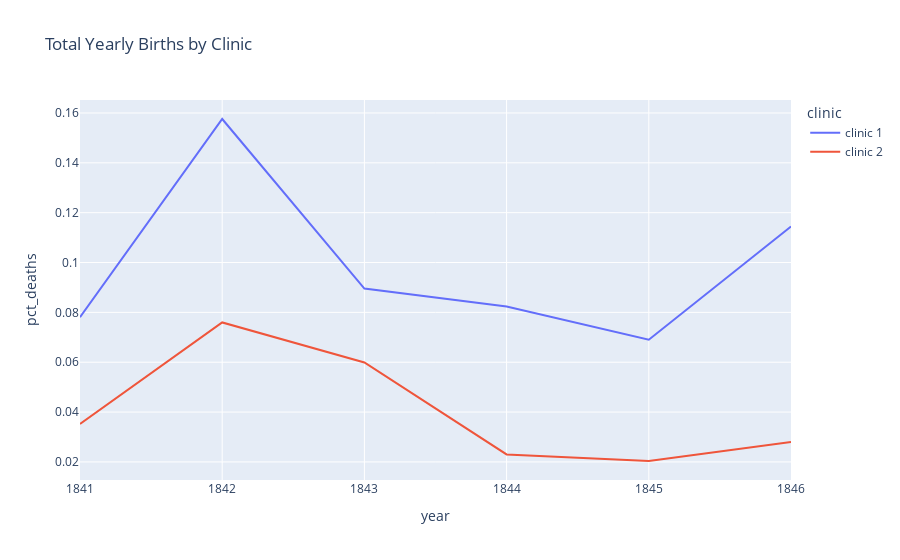

The code cell stored with this chart in its notebook:
### Markdown cell above
### Plotting the Proportion of Yearly Deaths by Clinic

### Code cell
line_chart = px.line(df_yearly, x="year", y="pct_deaths", color="clinic", title="Total Yearly Births by Clinic")
line_chart.show()

### Figure 1 — Plotly figure (JSON) as saved in the notebook; plotly's stock layout.template omitted (floating-point values rounded to 4 significant figures)
{"data": [{"hovertemplate": "clinic=clinic 1<br>year=%{x}<br>pct_deaths=%{y}<extra></extra>", "legendgroup": "clinic 1", "line": {"color": "#636efa", "dash": "solid"}, "marker": {"symbol": "circle"}, "mode": "lines", "name": "clinic 1", "orientation": "v", "showlegend": true, "type": "scatter", "x": [1841, 1842, 1843, 1844, 1845, 1846], "xaxis": "x", "y": [0.07806, 0.1576, 0.08954, 0.08236, 0.06901, 0.1145], "yaxis": "y"}, {"hovertemplate": "clinic=clinic 2<br>year=%{x}<br>pct_deaths=%{y}<extra></extra>", "legendgroup": "clinic 2", "line": {"color": "#EF553B", "dash": "solid"}, "marker": {"symbol": "circle"}, "mode": "lines", "name": "clinic 2", "orientation": "v", "showlegend": true, "type": "scatter", "x": [1841, 1842, 1843, 1844, 1845, 1846], "xaxis": "x", "y": [0.03522, 0.07597, 0.05988, 0.023, 0.02036, 0.02797], "yaxis": "y"}], "layout": {"legend": {"title": {"text": "clinic"}, "tracegroupgap": 0}, "title": {"text": "Total Yearly Births by Clinic"}, "xaxis": {"anchor": "y", "domain": [0, 1], "title": {"text": "year"}}, "yaxis": {"anchor": "x", "domain": [0, 1], "title": {"text": "pct_deaths"}}}}
